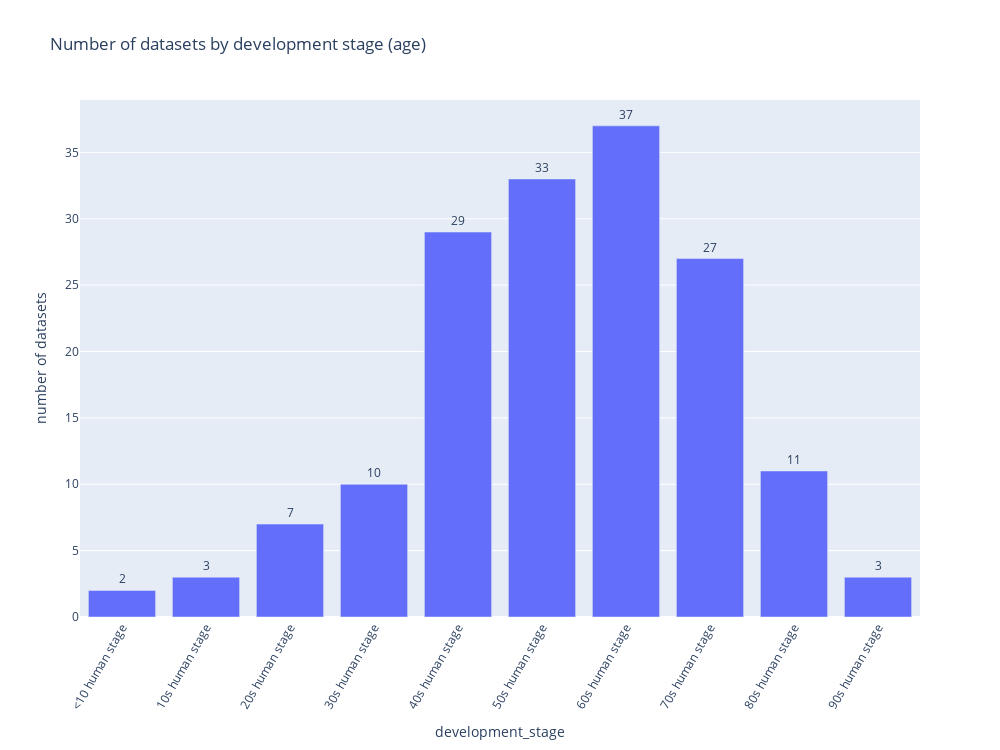

The notebook cell this image was saved under:
### Code cell
df_ds_nums = df_development_stage[df_development_stage['development_stage'].str.match(r'[<]*[0-9]{2}[s]* human stage')]
df_ds_nums = df_ds_nums.sort_values(by=['order'], ascending = True)

barplot(df_ds_nums, 'development_stage', 'Number of datasets by development stage (age)')

### Figure 1 — Plotly figure (JSON) as saved in the notebook; plotly's stock layout.template omitted (floating-point values rounded to 4 significant figures)
{"data": [{"hovertemplate": "Category: %{x}<br>Count: %{y}<br>", "text": ["2", "3", "7", "10", "29", "33", "37", "27", "11", "3"], "textposition": "outside", "type": "bar", "x": ["<10 human stage", "10s human stage", "20s human stage", "30s human stage", "40s human stage", "50s human stage", "60s human stage", "70s human stage", "80s human stage", "90s human stage"], "y": [2, 3, 7, 10, 29, 33, 37, 27, 11, 3]}], "layout": {"autosize": false, "height": 750, "title": {"text": "Number of datasets by development stage (age)"}, "width": 1000, "xaxis": {"tickangle": -60, "title": {"text": "development_stage"}}, "yaxis": {"title": {"text": "number of datasets"}}}}
